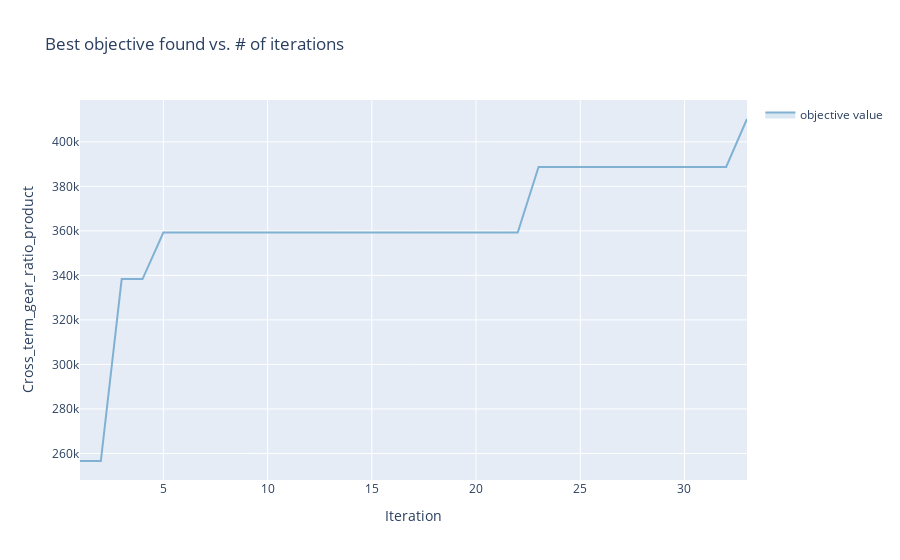

Notebook code cell kept with this figure:
### Code cell
render(Tag_client.get_optimization_trace())

### Figure 1 — Plotly figure (JSON) as saved in the notebook; plotly's stock layout.template omitted (floating-point values rounded to 4 significant figures)
{"data": [{"hoverinfo": "none", "legendgroup": "", "line": {"width": 0}, "mode": "lines", "showlegend": false, "type": "scatter", "x": [1, 2, 3, 4, 5, 6, 7, 8, 9, 10, 11, 12, 13, 14, 15, 16, 17, 18, 19, 20, 21, 22, 23, 24, 25, 26, 27, 28, 29, 30, 31, 32, 33], "y": [256600.0, 256600.0, 338400.0, 338400.0, 359200.0, 359200.0, 359200.0, 359200.0, 359200.0, 359200.0, 359200.0, 359200.0, 359200.0, 359200.0, 359200.0, 359200.0, 359200.0, 359200.0, 359200.0, 359200.0, 359200.0, 359200.0, 388700.0, 388700.0, 388700.0, 388700.0, 388700.0, 388700.0, 388700.0, 388700.0, 388700.0, 388700.0, 410300.0]}, {"fill": "tonexty", "fillcolor": "rgba(128,177,211,0.3)", "legendgroup": "objective value", "line": {"color": "rgba(128,177,211,1)"}, "mode": "lines", "name": "objective value", "text": ["Parameterization has too many items to render on hover (16).", "Parameterization has too many items to render on hover (16).", "Parameterization has too many items to render on hover (16).", "Parameterization has too many items to render on hover (16).", "Parameterization has too many items to render on hover (16).", "Parameterization has too many items to render on hover (16).", "Parameterization has too many items to render on hover (16).", "Parameterization has too many items to render on hover (16).", "Parameterization has too many items to render on hover (16).", "Parameterization has too many items to render on hover (16).", "Parameterization has too many items to render on hover (16).", "Parameterization has too many items to render on hover (16).", "Parameterization has too many items to render on hover (16).", "Parameterization has too many items to render on hover (16).", "Parameterization has too many items to render on hover (16).", "Parameterization has too many items to render on hover (16).", "Parameterization has too many items to render on hover (16).", "Parameterization has too many items to render on hover (16).", "Parameterization has too many items to render on hover (16).", "Parameterization has too many items to render on hover (16).", "Parameterization has too many items to render on hover (16).", "Parameterization has too many items to render on hover (16).", "Parameterization has too many items to render on hover (16).", "Parameterization has too many items to render on hover (16).", "Parameterization has too many items to render on hover (16).", "Parameterization has too many items to render on hover (16).", "Parameterization has too many items to render on hover (16).", "Parameterization has too many items to render on hover (16).", "Parameterization has too many items to render on hover (16).", "Parameterization has too many items to render on hover (16).", "Parameterization has too many items to render on hover (16).", "Parameterization has too many items to render on hover (16).", "Parameterization has too many items to render on hover (16)."], "type": "scatter", "x": [1, 2, 3, 4, 5, 6, 7, 8, 9, 10, 11, 12, 13, 14, 15, 16, 17, 18, 19, 20, 21, 22, 23, 24, 25, 26, 27, 28, 29, 30, 31, 32, 33], "y": [256600.0, 256600.0, 338400.0, 338400.0, 359200.0, 359200.0, 359200.0, 359200.0, 359200.0, 359200.0, 359200.0, 359200.0, 359200.0, 359200.0, 359200.0, 359200.0, 359200.0, 359200.0, 359200.0, 359200.0, 359200.0, 359200.0, 388700.0, 388700.0, 388700.0, 388700.0, 388700.0, 388700.0, 388700.0, 388700.0, 388700.0, 388700.0, 410300.0]}, {"fill": "tonexty", "fillcolor": "rgba(128,177,211,0.3)", "hoverinfo": "none", "legendgroup": "", "line": {"width": 0}, "mode": "lines", "showlegend": false, "type": "scatter", "x": [1, 2, 3, 4, 5, 6, 7, 8, 9, 10, 11, 12, 13, 14, 15, 16, 17, 18, 19, 20, 21, 22, 23, 24, 25, 26, 27, 28, 29, 30, 31, 32, 33], "y": [256600.0, 256600.0, 338400.0, 338400.0, 359200.0, 359200.0, 359200.0, 359200.0, 359200.0, 359200.0, 359200.0, 359200.0, 359200.0, 359200.0, 359200.0, 359200.0, 359200.0, 359200.0, 359200.0, 359200.0, 359200.0, 359200.0, 388700.0, 388700.0, 388700.0, 388700.0, 388700.0, 388700.0, 388700.0, 388700.0, 388700.0, 388700.0, 410300.0]}], "layout": {"showlegend": true, "title": {"text": "Best objective found vs. # of iterations"}, "xaxis": {"title": {"text": "Iteration"}}, "yaxis": {"title": {"text": "Cross_term_gear_ratio_product"}}}}
